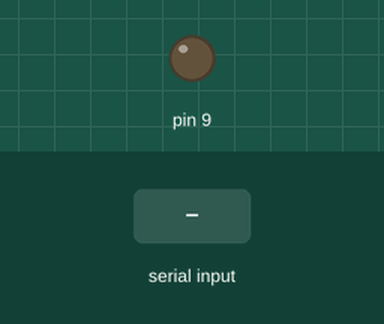
Recording of a sketch running on a simulated Arduino Uno, built with avr-gcc and run on an emulated ATmega328P. Shown: output pins drawn as LEDs (lit = HIGH). Inputs (shaded band) come from the test bench.

Above: at 1.2 s.
1.3 s: "Toggle Off\n" received over Serial
At 1.6 s:
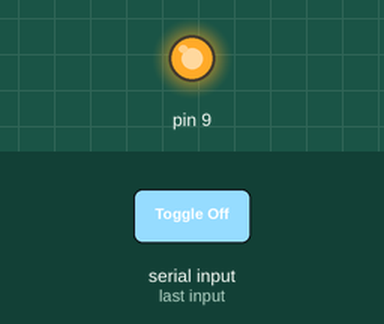
2.8 s: "Toggle On\n" received over Serial
At 3.9 s:
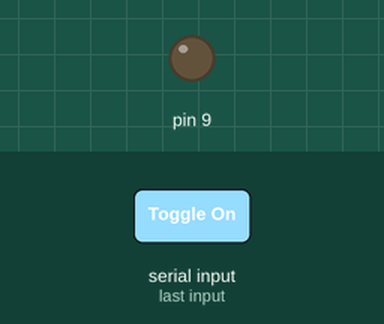
Timing chart, 0 to 5.8 s (numbered marks = the images above; inputs shaded):
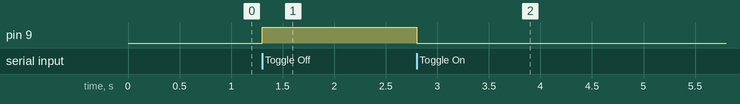

The sketch:

updated_arduino_NOV11.ino
```cpp
#include <SPI.h>


byte address = 0x00;
int CS= 10;

const byte incr = B00000100; const byte decr = B00001000;
SPISettings settings_main(10000000, MSBFIRST, SPI_MODE0);
SPISettings settings_read(250000, MSBFIRST, SPI_MODE0);

int digitalPotWrite(int value)
{
digitalWrite(CS, LOW);
SPI.transfer(address);
SPI.transfer(value);
digitalWrite(CS, HIGH);
}

void setup()
{
Serial.begin(115200);
pinMode (CS, OUTPUT);
pinMode (9, OUTPUT);
SPI.begin();
SPI.beginTransaction(settings_main);
}

void loop()
{
  while (Serial.available() > 0) { // Checks that arduino is receiving input and proceeds to read input from python.
    String state = Serial.readStringUntil('\n');
  if (state.startsWith("ECHO") ){ // This is the case where the string written on the "command" function from python begins with"ECHO". It removes the first 5 characters to
    String reply = state.substring(5); // return the original message.
    Serial.print(reply);
  }

  else if (state == "Off"){
    digitalPotWrite(0);
  }
  else if (state == "On"){
    digitalPotWrite(80);
  }
  else if (state == "Toggle On"){
    digitalWrite(9,LOW);
  }
  else if (state == "Toggle Off"){
    digitalWrite(9,HIGH);
  }

}
}
```

Measured:
- after the input at 1.3 s, pin 9: LOW → HIGH at once
- after the input at 2.8 s, pin 9: HIGH → LOW at once
